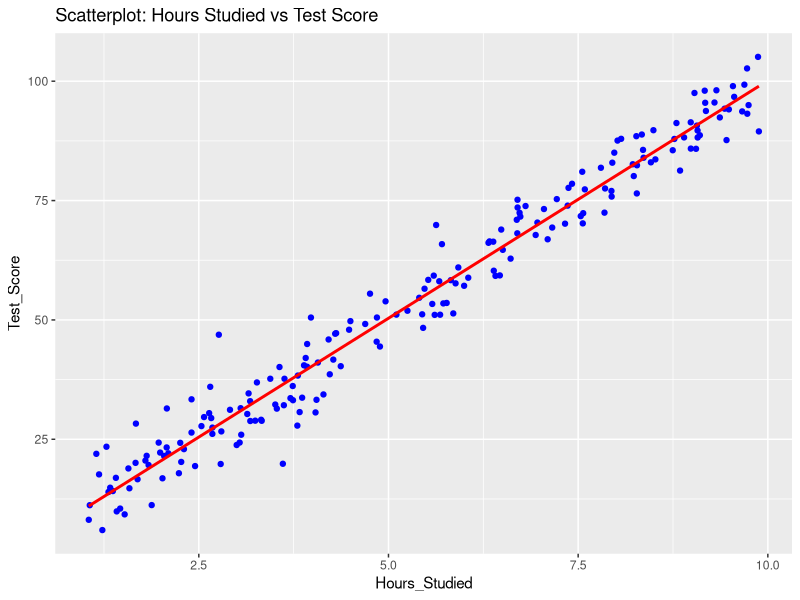
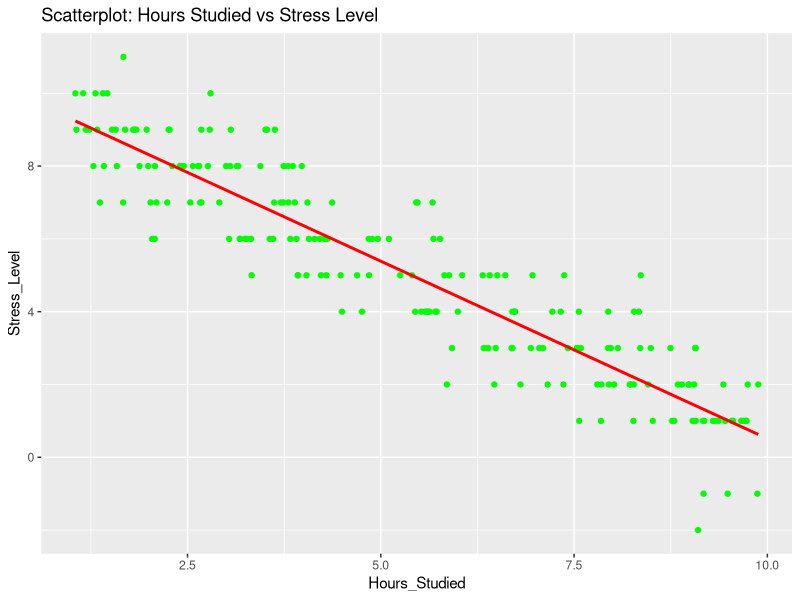
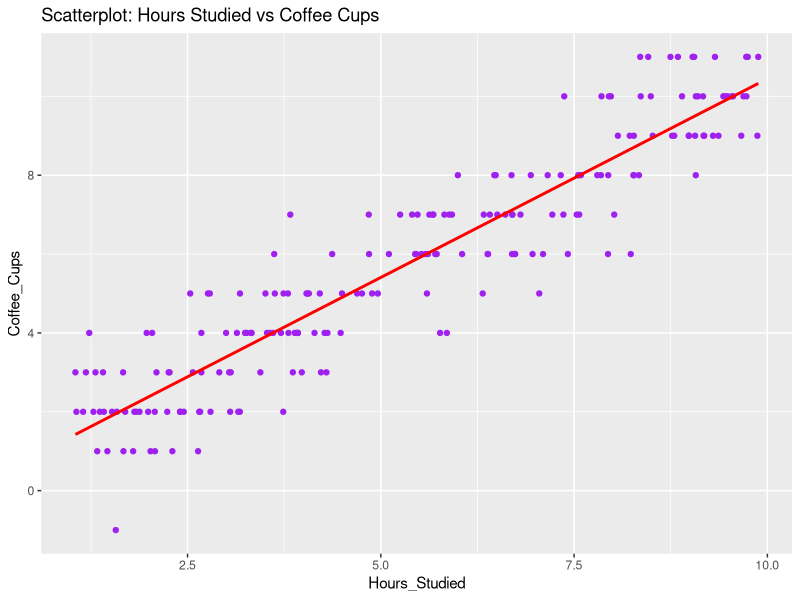
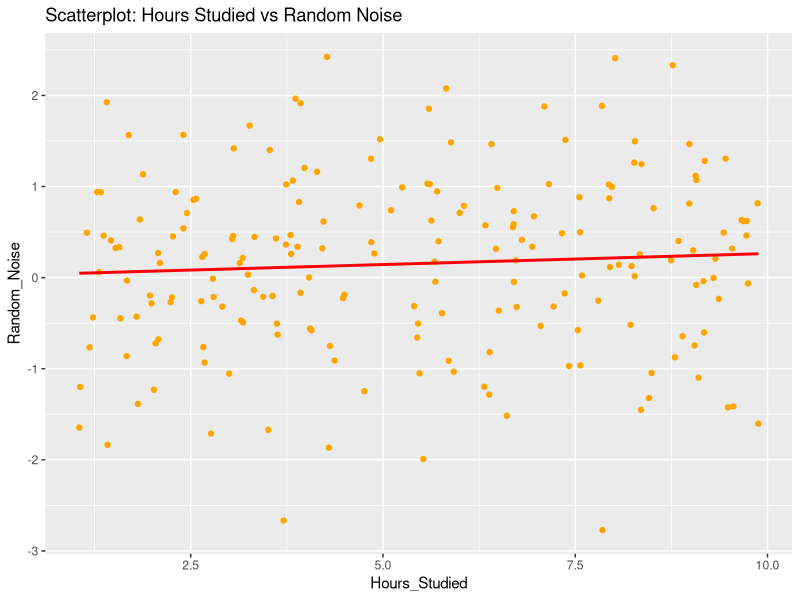
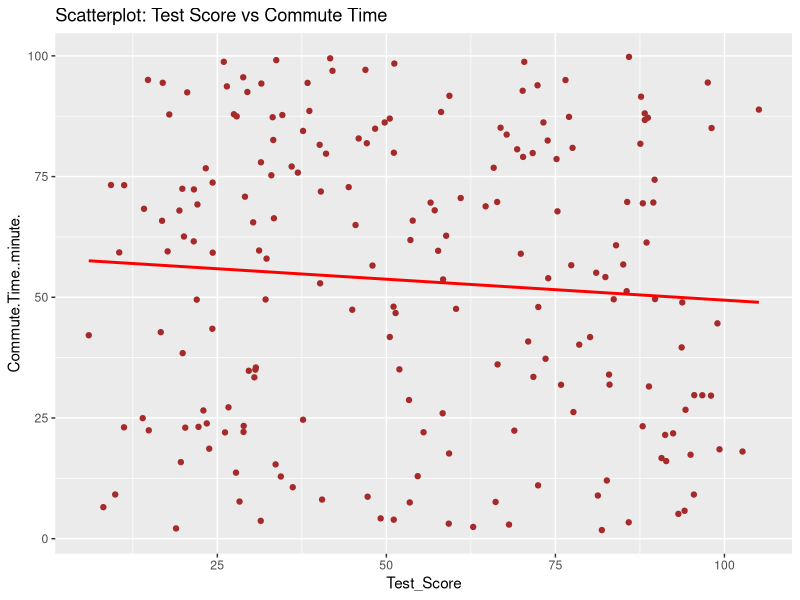
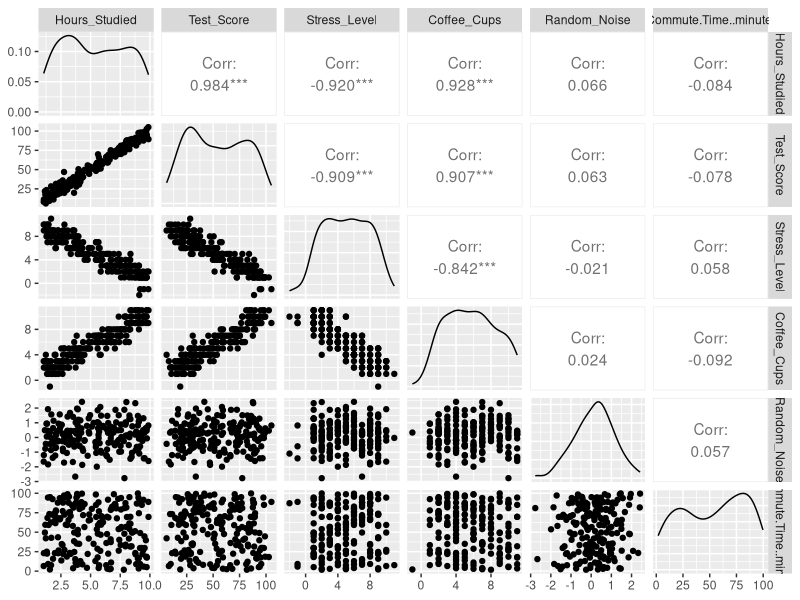

Recreate these plots in R, in order.
# ============================================
# 🧪 Practical Class in R: Measuring Correlation
# ============================================

# 1. Load Required Packages -------------------
# Uncomment baris ini kalau belum install
# install.packages("readxl")
# install.packages("ggplot2")
# install.packages("GGally")

# Load libraries
library(readxl)
library(ggplot2)
library(GGally)

# 2. Import Dataset ---------------------------
# Ganti path ke lokasi file CSV
data <- read.csv("correlation_dataset_200_rows.xlsx - Sheet1.csv")

# Bersihkan kolom tidak penting (seperti X, X.1, dll)
data <- data[, !grepl("^X", names(data))]

# Lihat struktur dan nama kolom
str(data)
colnames(data)

# Tambahkan kolom Random_Noise ----------------
if (!"Random_Noise" %in% colnames(data)) {
  data$Random_Noise <- rnorm(n = nrow(data), mean = 0, sd = 1)
}

# 3. Buat folder 'plots' untuk simpan gambar --
if (!dir.exists("plots")) {
  dir.create("plots")
}

# 4. Scatter Plots + Simpan ke PNG ------------

# Hours_Studied vs Test_Score
p1 <- ggplot(data, aes(x = Hours_Studied, y = Test_Score)) +
  geom_point(color = "blue") +
  geom_smooth(method = "lm", se = FALSE, color = "red") +
  labs(title = "Scatterplot: Hours Studied vs Test Score")
ggsave("plots/plot_hours_vs_score.png", plot = p1, width = 8, height = 6)

# Hours_Studied vs Stress_Level
p2 <- ggplot(data, aes(x = Hours_Studied, y = Stress_Level)) +
  geom_point(color = "green") +
  geom_smooth(method = "lm", se = FALSE, color = "red") +
  labs(title = "Scatterplot: Hours Studied vs Stress Level")
ggsave("plots/plot_hours_vs_stress.png", plot = p2, width = 8, height = 6)

# Hours_Studied vs Coffee_Cups
p3 <- ggplot(data, aes(x = Hours_Studied, y = Coffee_Cups)) +
  geom_point(color = "purple") +
  geom_smooth(method = "lm", se = FALSE, color = "red") +
  labs(title = "Scatterplot: Hours Studied vs Coffee Cups")
ggsave("plots/plot_hours_vs_coffee.png", plot = p3, width = 8, height = 6)

# Hours_Studied vs Random_Noise
p4 <- ggplot(data, aes(x = Hours_Studied, y = Random_Noise)) +
  geom_point(color = "orange") +
  geom_smooth(method = "lm", se = FALSE, color = "red") +
  labs(title = "Scatterplot: Hours Studied vs Random Noise")
ggsave("plots/plot_hours_vs_noise.png", plot = p4, width = 8, height = 6)

# Test_Score vs Commute Time
# Perhatikan: nama kolomnya berubah jadi Commute.Time..minute.
p5 <- ggplot(data, aes(x = Test_Score, y = Commute.Time..minute.)) +
  geom_point(color = "brown") +
  geom_smooth(method = "lm", se = FALSE, color = "red") +
  labs(title = "Scatterplot: Test Score vs Commute Time")
ggsave("plots/plot_score_vs_commute.png", plot = p5, width = 8, height = 6)

# 5. Pair Plot --------------------------------

# Pilih hanya kolom numerik yang relevan
data_subset <- data[, c("Hours_Studied", "Test_Score", "Stress_Level",
                        "Coffee_Cups", "Random_Noise", "Commute.Time..minute.")]

# Buat dan simpan pairplot
pair_plot <- GGally::ggpairs(data_subset)
ggsave("plots/plot_pairplot.png", plot = pair_plot, width = 10, height = 10)

# 6. Hitung Korelasi --------------------------

# Fungsi untuk cetak korelasi
check_correlation <- function(x, y, label1, label2) {
  cat("\n---", label1, "vs", label2, "---\n")
  cat("Pearson: ", cor(x, y, method = "pearson"), "\n")
  cat("Spearman: ", cor(x, y, method = "spearman"), "\n")
}

# Korelasi antar variabel
check_correlation(data$Hours_Studied, data$Test_Score, "Hours_Studied", "Test_Score")
check_correlation(data$Hours_Studied, data$Stress_Level, "Hours_Studied", "Stress_Level")
check_correlation(data$Hours_Studied, data$Coffee_Cups, "Hours_Studied", "Coffee_Cups")
check_correlation(data$Hours_Studied, data$Random_Noise, "Hours_Studied", "Random_Noise")
check_correlation(data$Test_Score, data$Commute.Time..minute., "Test_Score", "Commute Time")
